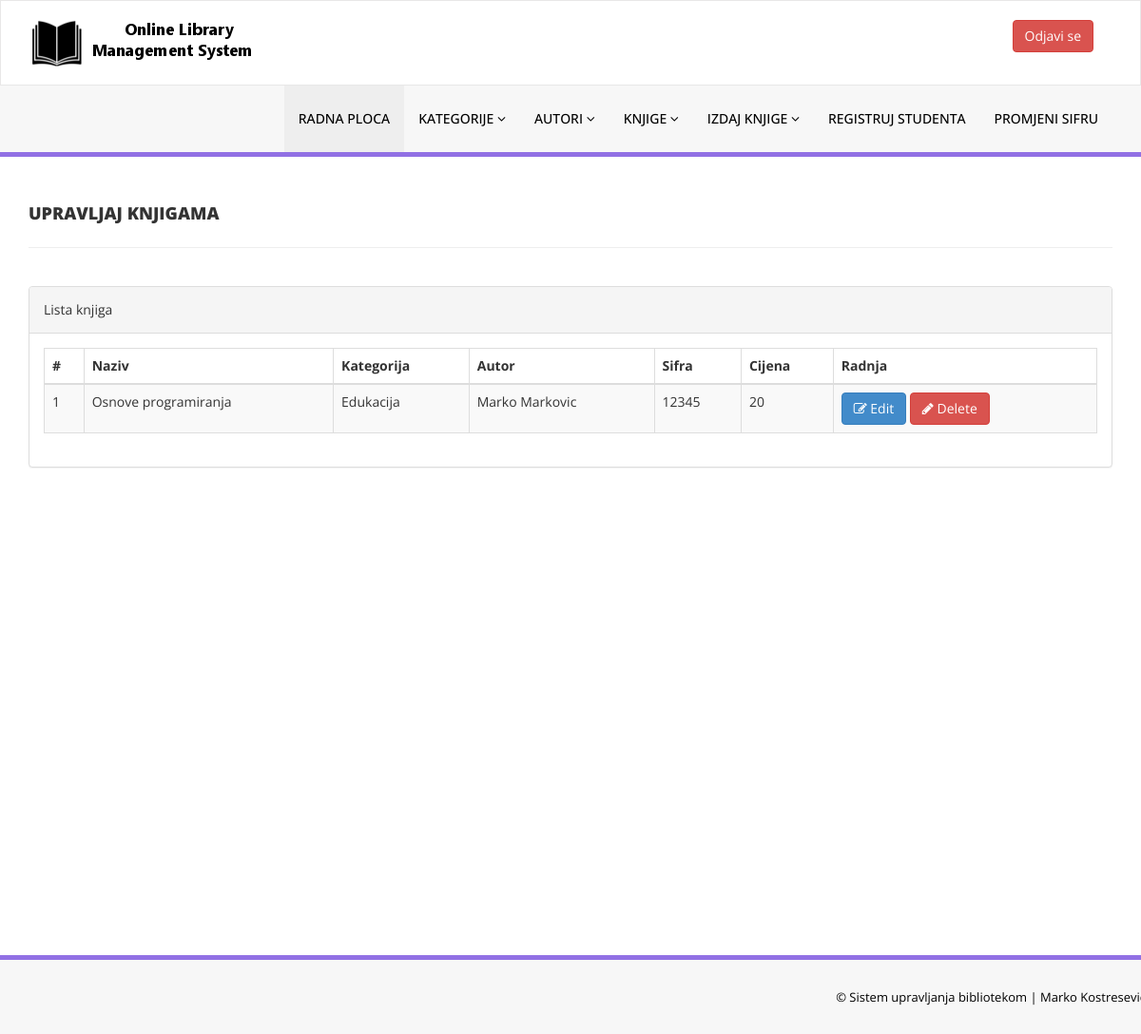
The app's page /admin/manage-books.php (signed in) with its own data.
### tables this page shows
CREATE TABLE `tblbooks` (
  `id` int(11) NOT NULL,
  `BookName` varchar(255) DEFAULT NULL,
  `CatId` int(11) DEFAULT NULL,
  `AuthorId` int(11) DEFAULT NULL,
  `ISBNNumber` int(11) DEFAULT NULL,
  `BookPrice` int(11) DEFAULT NULL,
  `RegDate` timestamp NULL DEFAULT current_timestamp(),
  `UpdationDate` timestamp NULL DEFAULT NULL ON UPDATE current_timestamp()
);

CREATE TABLE `tblcategory` (
  `id` int(11) NOT NULL,
  `CategoryName` varchar(150) DEFAULT NULL,
  `Status` int(1) DEFAULT NULL,
  `CreationDate` timestamp NULL DEFAULT current_timestamp(),
  `UpdationDate` timestamp NULL DEFAULT '0000-00-00 00:00:00' ON UPDATE current_timestamp()
);

CREATE TABLE `tblauthors` (
  `id` int(11) NOT NULL,
  `AuthorName` varchar(159) DEFAULT NULL,
  `creationDate` timestamp NULL DEFAULT current_timestamp(),
  `UpdationDate` timestamp NULL DEFAULT NULL ON UPDATE current_timestamp()
);

### admin/manage-books.php (the view, shortened to what this page needs)
<?php
include('includes/config.php');
if(strlen($_SESSION['alogin'])==0)
    {
header('location:index.php');
}
else{
    ?>
<!DOCTYPE html>
<html xmlns="http://www.w3.org/1999/xhtml">
<head>
    <link href="assets/css/bootstrap.css" rel="stylesheet" />
    <link href="assets/css/font-awesome.css" rel="stylesheet" />
    <link href="assets/js/dataTables/dataTables.bootstrap.css" rel="stylesheet" />
    <link href="assets/css/style.css" rel="stylesheet" />
</head>
<body>
<?php include('includes/header.php');?>
    <div class="content-wrapper">
         <div class="container">
        <div class="row pad-botm">
            <div class="col-md-12">
                <h4 class="header-line">Upravljaj knjigama</h4>
    </div>
     <div class="row">
</div>
        </div>
            <div class="row">
                <div class="col-md-12">
                    <div class="panel panel-default">
                        <div class="panel-heading">
                           Lista knjiga
                        </div>
                        <div class="panel-body">
                            <div class="table-responsive">
                                <table class="table table-striped table-bordered table-hover" id="dataTables-example">
                                    <thead>
                                        <tr>
                                            <th>#</th>
                                            <th>Naziv</th>
                                            <th>Kategorija</th>
                                            <th>Autor</th>
                                            <th>Sifra</th>
                                            <th>Cijena</th>
                                            <th>Radnja</th>
                                        </tr>
                                    </thead>
                                    <tbody>
<?php $sql = "SELECT tblbooks.BookName,tblcategory.CategoryName,tblauthors.AuthorName,tblbooks.ISBNNumber,tblbooks.BookPrice,tblbooks.id as bookid from  tblbooks join tblcategory on tblcategory.id=tblbooks.CatId join tblauthors on tblauthors.id=tblbooks.AuthorId";
$query = $dbh -> prepare($sql);
$query->execute();
$results=$query->fetchAll(PDO::FETCH_OBJ);
$cnt=1;
if($query->rowCount() > 0)
{
foreach($results as $result)
{               ?>
                                        <tr class="odd gradeX">
                                            <td class="center"><?php echo htmlentities($cnt);?></td>
                                            <td class="center"><?php echo htmlentities($result->BookName);?></td>
                                            <td class="center"><?php echo htmlentities($result->CategoryName);?></td>
                                            <td class="center"><?php echo htmlentities($result->AuthorName);?></td>
                                            <td class="center"><?php echo htmlentities($result->ISBNNumber);?></td>
                                            <td class="center"><?php echo htmlentities($result->BookPrice);?></td>
                                            <td class="center">
                                            <a href="edit-book.php?bookid=<?php echo htmlentities($result->bookid);?>"><button class="btn btn-primary"><i class="fa fa-edit "></i> Edit</button>
                                          <a href="manage-books.php?del=<?php echo htmlentities($result->bookid);?>" onclick="return confirm('Are you sure you want to delete?');"" >  <button class="btn btn-danger"><i class="fa fa-pencil"></i> Delete</button>
                                            </td>
                                        </tr>
 <?php $cnt=$cnt+1;}} ?>
                                    </tbody>
                                </table>
                            </div>
                        </div>
                    </div>
                </div>
            </div>
    </div>
    </div>
  <?php include('includes/footer.php');?>
</body>
</html>
<?php } ?>

### admin/assets/css/style.css (style rules this page uses)
.content-wrapper { margin-top: 40px; min-height:800px; padding-bottom:90px; }
.header-line { font-weight:900; padding-bottom:25px; border-bottom:1px solid #eeeeee; text-transform:uppercase; }
.pad-botm { padding-bottom:30px; }

### records on screen
tblbooks: BookName "Osnove programiranja", tblcategory.CategoryName "Edukacija", AuthorId.AuthorName "Marko Markovic", ISBNNumber "12345", BookPrice "20"
